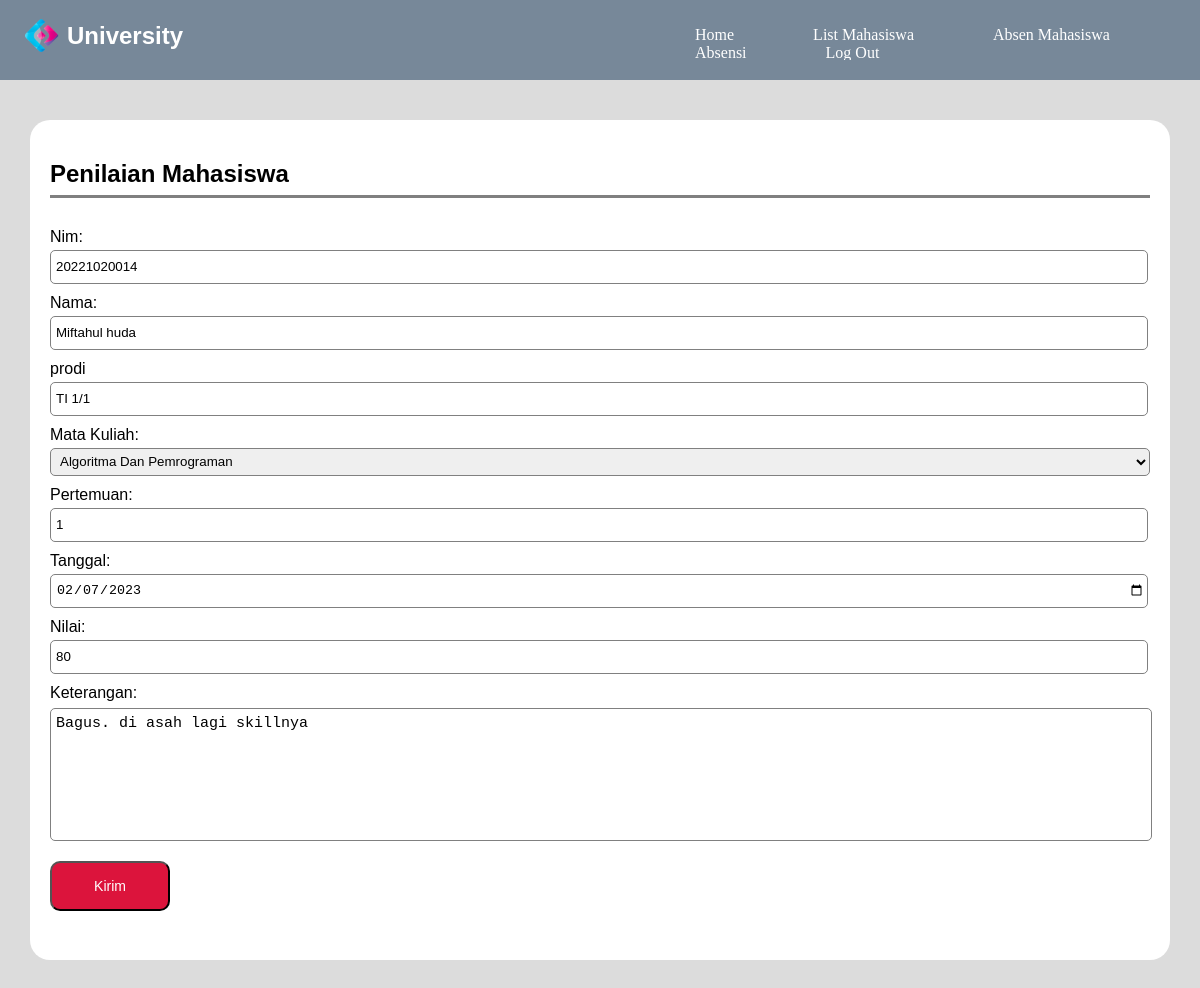
The app's page /dosen/data_penilaian/update.php?id=1 with its own data.
### tables this page shows
CREATE TABLE `tb_nilai` (
  `id_nilai` int(11) NOT NULL,
  `nim_nilai` bigint(50) NOT NULL,
  `nama_nilai` varchar(200) NOT NULL,
  `prodi_nilai` varchar(100) NOT NULL,
  `matkul_nilai` varchar(100) NOT NULL,
  `prtmn_nilai` int(10) NOT NULL,
  `tgl_nilai` date NOT NULL,
  `nilai` int(10) NOT NULL,
  `ket_nilai` text NOT NULL
);

### database/function.php (called while the page is built, shortened)
<?php
$db = mysqli_connect("localhost", "root", "", "university");
function query($query) {
    global $db;
    $result = mysqli_query($db, $query);
    $ruang = [];
    while( $brg = mysqli_fetch_assoc($result)) {
        $ruang[] = $brg;
    }
    return $ruang;
}

### dosen/data_penilaian/update.php (the view, shortened to what this page needs)
<?php
require "../../database/function.php";
$id = $_GET["id"];
$nilai = query("SELECT * FROM tb_nilai WHERE id_nilai = $id")[0];
?>
<!DOCTYPE html>
<html lang="en">
  <head>
    <link rel="stylesheet" href="../penilaian/style.css" />
    <link rel="stylesheet" href="https://unpkg.com/aos@next/dist/aos.css" />
  </head>
  <body>
    <div class="background">
      <nav class="nav-container">
        <img src="../dashboard/asset/1.png" alt="logo" class="logo" width="50px" height="50px" data-aos="fade-right" data-aos-duration="2000" />
        <h2 data-aos="fade-right" data-aos-duration="2000">University</h2>
        <ul class="navbar" data-aos="fade-left" data-aos-duration="2000">
          <li>
            <a href="../dashboard/index.html">Home</a>
            <a href="../list_mahasiswa/list_mhs.php">List Mahasiswa</a>
            <a href="../absensi_mhs/absensi_mhs.php">Absen Mahasiswa</a>
            <a href="../absensi/absensi.php">Absensi</a>
            <a href="../../index.php" class="logout">Log Out</a>
          </li>
        </ul>
      </nav>
    </div>
    <div class="container">
      <h2 class="h2">Penilaian Mahasiswa</h2>
      <div class="isi">
        <form action="" method="post">
          <label for="nim">Nim:</label>
          <input type="text" name="nim" id="nim" value="<?= $nilai['nim_nilai']; ?>" required/>
          <label for="nama">Nama:</label>
          <input type="text" name="nama" id="nama" value="<?= $nilai['nama_nilai']; ?>" required/>
          <label for="prodi">prodi</label>
          <input type="text" name="prodi" id="prodi" value="<?= $nilai['prodi_nilai']; ?>" required/>
          <label for="matkul">Mata Kuliah:</label>
          <select name="matkul" id="matkul">
            <option selected><?= $nilai['matkul_nilai']; ?></option>
          </select>
          <label for="pertemuan">Pertemuan:</label>
          <input type="number" name="pertemuan" id="pertemuan" value="<?= $nilai['prtmn_nilai']; ?>" required/>
          <label for="tanggal">Tanggal:</label>
          <input type="date" name="tanggal" id="tanggal" value="<?= $nilai['tgl_nilai']; ?>" required/>
          <label for="nilai">Nilai:</label>
          <input type="number" name="nilai" id="nilai" value="<?= $nilai['nilai']; ?>" required/>
          <label for="ket">Keterangan:</label>
          <textarea name="ket" id="ket" cols="30" rows="7" placeholder="Berikan pendapat.."><?= $nilai['ket_nilai']; ?></textarea>
          <button type="submit" name="submit">Kirim</button>
        </form>
      </div>
    </div>
  </body>
</html>

### dosen/penilaian/style.css (style rules this page uses)
body { margin: 0; padding: 0; font-family: Verdana, Geneva, Tahoma, sans-serif; background-color: gainsboro; }
.nav-container { display: flex; flex-direction: row; justify-content: space-between; background-color: transparent; width: 100%; height: 60px; padding-right: 20px; padding-left: 15px; box-sizing: border-box; position: relative; overflow: hidden; }
.nav-container .logo { position: absolute; top: 10px; }
.nav-container h2 { position: absolute; left: 67px; top: 2px; color: white; cursor: default; }
.nav-container ul { position: absolute; right: 20px; top: 10px; list-style: none; display: flex; list-style: none; width: 45%; font-family: 'fantasy'; }
.nav-container ul li a { text-decoration: none; display: inline-block; margin-left: 55px; margin-right: 20px; color: white; }
.background { width: 100%; height: 80px; background-color: lightslategrey; }
.container { width: 1100px; height: 800px; margin: 40px auto; padding: 20px; background-color: white; border-radius: 20px; }
.h2 { border-bottom: 3px solid gray; padding-bottom: 7px; }
.isi { width: 100%; height: 700px; }
form { display: flex; flex-direction: column; }
.isi label { margin-top: 10px; }
.isi input { height: 28px; width: 99%; border-radius: 5px; border: 1px solid gray; padding: 2px; padding-left: 5px; margin-top: 4px; }
input[type='number'] { -moz-appearance: textfield; }
.isi select { height: 30px; width: 100%; border-radius: 5px; border: 1px solid gray; padding: 2px; padding-left: 5px; margin-top: 4px; height: 28px; }
.isi textarea { width: 99%; border-radius: 5px; border: 1px solid gray; padding: 6px; padding-left: 5px; margin-top: 6px; font-size: 15px; resize: none; }
.isi button { margin-top: 20px; width: 120px; height: 50px; color: white; background-color: crimson; border-radius: 10px; font-size: 14px; }

### records on screen
tb_nilai: nim "20221020014", nama "Miftahul huda", prodi "TI 1/1", matkul "Algoritma Dan Pemrograman", pertemuan "1", tanggal "02/07/2023", nilai "80", ket "Bagus. di asah lagi skillnya"
